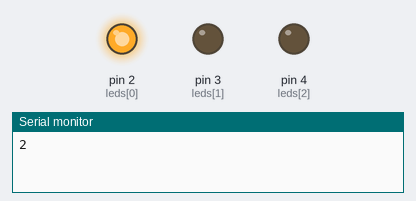
Recording of a sketch running on a simulated Arduino Uno, built with avr-gcc and run on an emulated ATmega328P. Shown: output pins drawn as LEDs (lit = HIGH), the last lines printed to the serial monitor.

Above: at 0.5 s.
At 1.5 s:
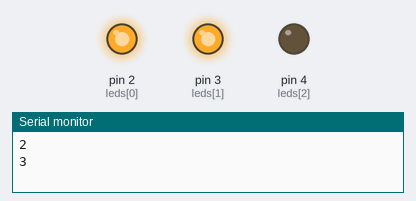
At 2.5 s:
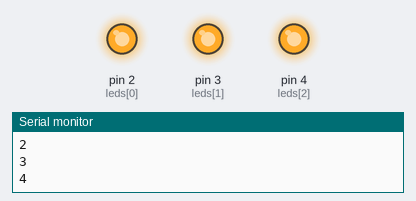
At 3.5 s:
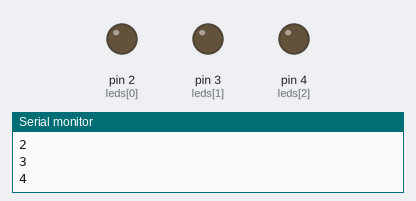
Timing chart, 0 to 5.2 s (numbered marks = the images above):
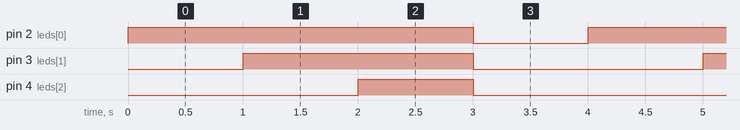

The sketch:

multiple_led_array.ino
```cpp
void setup() {
  // put your setup code here, to run once:
pinMode(2,OUTPUT);
pinMode(3,OUTPUT);
pinMode(4,OUTPUT);
Serial.begin(9600);
}

void loop() {
  // put your main code here, to run repeatedly:
int leds[] = {2,3,4};

for(int x= 0;x<3;x++)
{digitalWrite(leds[x],HIGH);
Serial.println(leds[x]);
delay(1000);
  }

  digitalWrite(2,LOW);
  digitalWrite(3,LOW);
  digitalWrite(4,LOW);
  delay(1000);
}
```

Measured:
- by itself, pin 2 (leds[0]): alternates HIGH for 3.0 s and LOW for 1.0 s
- by itself, pin 3 (leds[1]): alternates HIGH for 2.0 s and LOW for 2.0 s
- by itself, pin 4 (leds[2]): alternates HIGH for 1.0 s and LOW for 3.0 s
